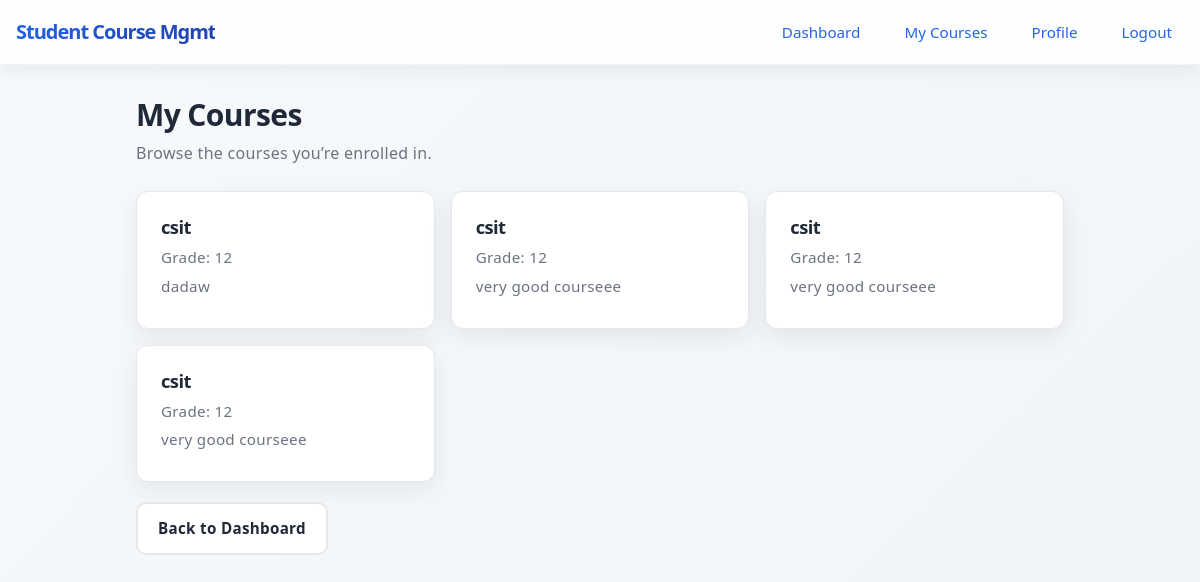
/student/courses/ (signed in), run on an earlier commit of the app's database.
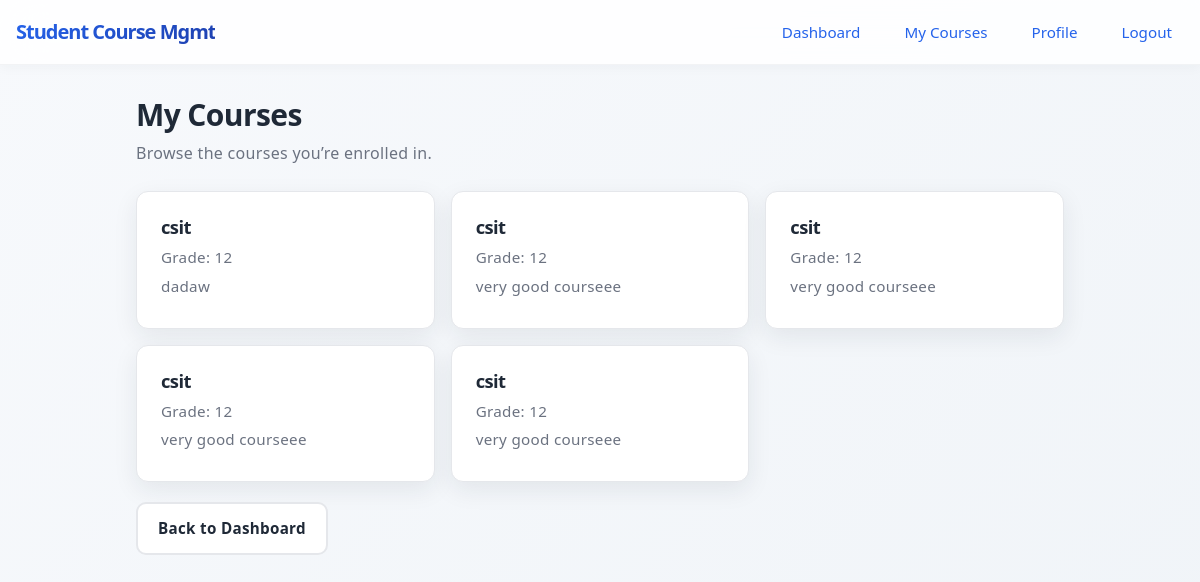
And on a later commit of the database.
### app/models.py (models this page shows, shortened)
class Course(models.Model):
    grade=models.IntegerField()
    course_name=models.CharField(max_length=100)
    description=models.TextField()

### app/views.py (the view)
# urls.py: path('student/courses/', student_courses, name='student_courses'),
@login_required
def student_courses(request):
    student = Student.objects.filter(user=request.user).first()
    if not student or student.grade is None:
        return render(request, 'student/my_courses.html', {
            'courses': [],
            'info': 'Create your profile to see courses.'
        })
    courses = Course.objects.filter(grade=student.grade)
    return render(request, 'student/my_courses.html', {'courses': courses})

### app/templates/student/my_courses.html (shortened to what this page needs)
<!DOCTYPE html>
{% load static %}
<html lang="en">
<head>
    <link rel="stylesheet" href="{% static 'css/student-css/student.css' %}">
</head>
<body>
    {% include 'navbar.html' %}
    <div class="container">
        <h1>My Courses</h1>
        <p class="muted">Browse the courses you’re enrolled in.</p>
        <ul class="course-list">
            {% for course in courses %}
                <li class="course-card">
                    <h3>{{ course.course_name }}</h3>
                    <p>Grade: {{ course.grade }}</p>
                    <p>{{ course.description }}</p>
                </li>
            {% empty %}
                <li class="course-card">
                    <p class="muted">No courses available.</p>
                </li>
            {% endfor %}
        </ul>
        <div class="actions">
            <a class="btn btn-outline" href="{% url 'student_dashboard' %}">Back to Dashboard</a>
        </div>
    </div>
</body>
</html>

What changed in the data, as far as the page shows it:
added Course: course_name "csit", grade "12", description "very good courseee"
